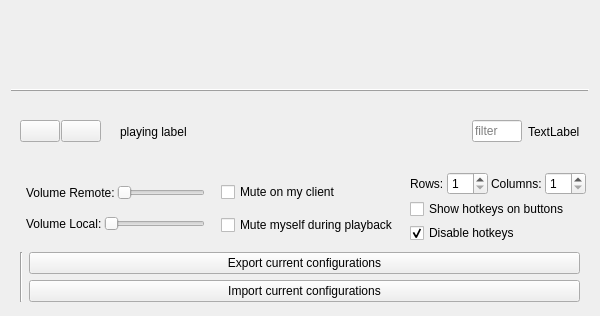
<?xml version="1.0" encoding="UTF-8"?>
<ui version="4.0">
 <class>MainWindow</class>
 <widget class="QWidget" name="MainWindow">
  <property name="windowModality">
   <enum>Qt::NonModal</enum>
  </property>
  <property name="geometry">
   <rect>
    <x>0</x>
    <y>0</y>
    <width>600</width>
    <height>316</height>
   </rect>
  </property>
  <property name="minimumSize">
   <size>
    <width>600</width>
    <height>0</height>
   </size>
  </property>
  <property name="windowTitle">
   <string>RP Soundboard</string>
  </property>
  <property name="windowIcon">
   <iconset resource="qtres.qrc">
    <normaloff>:/icon/img/rpmb_icon_64.png</normaloff>:/icon/img/rpmb_icon_64.png</iconset>
  </property>
  <property name="locale">
   <locale language="English" country="UnitedStates"/>
  </property>
  <layout class="QVBoxLayout" name="verticalLayout_2">
   <property name="spacing">
    <number>0</number>
   </property>
   <item>
    <widget class="QWidget" name="gridWidget" native="true">
     <layout class="QGridLayout" name="gridLayout">
      <property name="bottomMargin">
       <number>3</number>
      </property>
      <property name="spacing">
       <number>3</number>
      </property>
     </layout>
    </widget>
   </item>
   <item>
    <widget class="QFrame" name="frame">
     <property name="frameShape">
      <enum>QFrame::HLine</enum>
     </property>
     <property name="frameShadow">
      <enum>QFrame::Raised</enum>
     </property>
    </widget>
   </item>
   <item>
    <widget class="QFrame" name="horizontalFrame">
     <layout class="QHBoxLayout" name="horizontalLayout_3">
      <property name="spacing">
       <number>6</number>
      </property>
      <property name="topMargin">
       <number>3</number>
      </property>
      <property name="bottomMargin">
       <number>3</number>
      </property>
      <item>
       <layout class="QHBoxLayout" name="horizontalLayout_4">
        <property name="spacing">
         <number>1</number>
        </property>
        <item>
         <widget class="QPushButton" name="b_stop">
          <property name="enabled">
           <bool>true</bool>
          </property>
          <property name="sizePolicy">
           <sizepolicy hsizetype="Minimum" vsizetype="Fixed">
            <horstretch>0</horstretch>
            <verstretch>0</verstretch>
           </sizepolicy>
          </property>
          <property name="text">
           <string/>
          </property>
          <property name="icon">
           <iconset resource="qtres.qrc">
            <normaloff>:/icon/img/stoparrow_32.png</normaloff>:/icon/img/stoparrow_32.png</iconset>
          </property>
         </widget>
        </item>
        <item>
         <widget class="QPushButton" name="b_pause">
          <property name="enabled">
           <bool>true</bool>
          </property>
          <property name="sizePolicy">
           <sizepolicy hsizetype="Minimum" vsizetype="Fixed">
            <horstretch>0</horstretch>
            <verstretch>0</verstretch>
           </sizepolicy>
          </property>
          <property name="text">
           <string/>
          </property>
          <property name="icon">
           <iconset resource="qtres.qrc">
            <normaloff>:/icon/img/playarrow_32.png</normaloff>:/icon/img/playarrow_32.png</iconset>
          </property>
          <property name="checkable">
           <bool>false</bool>
          </property>
         </widget>
        </item>
       </layout>
      </item>
      <item>
       <widget class="QLabel" name="playingIconLabel">
        <property name="sizePolicy">
         <sizepolicy hsizetype="Fixed" vsizetype="Fixed">
          <horstretch>0</horstretch>
          <verstretch>0</verstretch>
         </sizepolicy>
        </property>
        <property name="maximumSize">
         <size>
          <width>23</width>
          <height>23</height>
         </size>
        </property>
        <property name="text">
         <string/>
        </property>
        <property name="pixmap">
         <pixmap resource="qtres.qrc">:/icon/img/speaker_icon_3_64.png</pixmap>
        </property>
        <property name="scaledContents">
         <bool>true</bool>
        </property>
       </widget>
      </item>
      <item>
       <widget class="QLabel" name="playingLabel">
        <property name="sizePolicy">
         <sizepolicy hsizetype="Expanding" vsizetype="Preferred">
          <horstretch>0</horstretch>
          <verstretch>0</verstretch>
         </sizepolicy>
        </property>
        <property name="text">
         <string>playing label</string>
        </property>
       </widget>
      </item>
      <item>
       <widget class="QLineEdit" name="filterEdit">
        <property name="maximumSize">
         <size>
          <width>50</width>
          <height>16777215</height>
         </size>
        </property>
        <property name="placeholderText">
         <string>filter</string>
        </property>
       </widget>
      </item>
      <item>
       <widget class="QLabel" name="labelStatus">
        <property name="text">
         <string>TextLabel</string>
        </property>
       </widget>
      </item>
     </layout>
    </widget>
   </item>
   <item>
    <widget class="QWidget" name="settingsWidget" native="true">
     <layout class="QHBoxLayout" name="horizontalLayout">
      <property name="leftMargin">
       <number>15</number>
      </property>
      <property name="topMargin">
       <number>0</number>
      </property>
      <property name="rightMargin">
       <number>3</number>
      </property>
      <property name="bottomMargin">
       <number>3</number>
      </property>
      <item>
       <layout class="QVBoxLayout" name="verticalLayout_3">
        <property name="spacing">
         <number>2</number>
        </property>
        <property name="leftMargin">
         <number>0</number>
        </property>
        <property name="topMargin">
         <number>0</number>
        </property>
        <property name="rightMargin">
         <number>0</number>
        </property>
        <property name="bottomMargin">
         <number>0</number>
        </property>
        <item>
         <layout class="QHBoxLayout" name="horizontalLayout_6">
          <item>
           <widget class="QLabel" name="label">
            <property name="text">
             <string>Volume Remote:</string>
            </property>
           </widget>
          </item>
          <item>
           <widget class="QSlider" name="sl_volumeRemote">
            <property name="maximum">
             <number>100</number>
            </property>
            <property name="pageStep">
             <number>10</number>
            </property>
            <property name="orientation">
             <enum>Qt::Horizontal</enum>
            </property>
            <property name="tickPosition">
             <enum>QSlider::NoTicks</enum>
            </property>
            <property name="tickInterval">
             <number>0</number>
            </property>
           </widget>
          </item>
         </layout>
        </item>
        <item>
         <layout class="QHBoxLayout" name="horizontalLayout_5">
          <item>
           <widget class="QLabel" name="label">
            <property name="text">
             <string>Volume Local:</string>
            </property>
           </widget>
          </item>
          <item>
           <widget class="QSlider" name="sl_volumeLocal">
            <property name="maximum">
             <number>100</number>
            </property>
            <property name="pageStep">
             <number>10</number>
            </property>
            <property name="orientation">
             <enum>Qt::Horizontal</enum>
            </property>
            <property name="tickPosition">
             <enum>QSlider::NoTicks</enum>
            </property>
            <property name="tickInterval">
             <number>0</number>
            </property>
           </widget>
          </item>
         </layout>
        </item>
       </layout>
      </item>
      <item>
       <spacer name="horizontalSpacer_2">
        <property name="orientation">
         <enum>Qt::Horizontal</enum>
        </property>
        <property name="sizeType">
         <enum>QSizePolicy::Fixed</enum>
        </property>
        <property name="sizeHint" stdset="0">
         <size>
          <width>10</width>
          <height>0</height>
         </size>
        </property>
       </spacer>
      </item>
      <item>
       <layout class="QVBoxLayout" name="verticalLayout_4">
        <property name="spacing">
         <number>2</number>
        </property>
        <property name="sizeConstraint">
         <enum>QLayout::SetDefaultConstraint</enum>
        </property>
        <item>
         <widget class="QCheckBox" name="cb_mute_locally">
          <property name="sizePolicy">
           <sizepolicy hsizetype="Minimum" vsizetype="Fixed">
            <horstretch>0</horstretch>
            <verstretch>0</verstretch>
           </sizepolicy>
          </property>
          <property name="text">
           <string>Mute on my client</string>
          </property>
         </widget>
        </item>
        <item>
         <widget class="QCheckBox" name="cb_mute_myself">
          <property name="text">
           <string>Mute myself during playback</string>
          </property>
         </widget>
        </item>
       </layout>
      </item>
      <item>
       <spacer name="horizontalSpacer_4">
        <property name="orientation">
         <enum>Qt::Horizontal</enum>
        </property>
        <property name="sizeType">
         <enum>QSizePolicy::Fixed</enum>
        </property>
        <property name="sizeHint" stdset="0">
         <size>
          <width>5</width>
          <height>0</height>
         </size>
        </property>
       </spacer>
      </item>
      <item>
       <layout class="QVBoxLayout" name="verticalLayout_5">
        <property name="spacing">
         <number>3</number>
        </property>
        <item>
         <layout class="QHBoxLayout" name="horizontalLayout_2">
          <item>
           <widget class="QLabel" name="label_2">
            <property name="text">
             <string>Rows:</string>
            </property>
           </widget>
          </item>
          <item>
           <widget class="QSpinBox" name="sb_rows">
            <property name="minimum">
             <number>1</number>
            </property>
            <property name="maximum">
             <number>50</number>
            </property>
           </widget>
          </item>
          <item>
           <widget class="QLabel" name="label_3">
            <property name="text">
             <string>Columns:</string>
            </property>
           </widget>
          </item>
          <item>
           <widget class="QSpinBox" name="sb_cols">
            <property name="minimum">
             <number>1</number>
            </property>
            <property name="maximum">
             <number>50</number>
            </property>
           </widget>
          </item>
         </layout>
        </item>
        <item>
         <widget class="QCheckBox" name="cb_show_hotkeys_on_buttons">
          <property name="text">
           <string>Show hotkeys on buttons</string>
          </property>
         </widget>
        </item>
        <item>
         <widget class="QCheckBox" name="cb_disable_hotkeys">
          <property name="text">
           <string>Disable hotkeys</string>
          </property>
          <property name="checked">
           <bool>true</bool>
          </property>
         </widget>
        </item>
       </layout>
      </item>
     </layout>
    </widget>
   </item>
   <item>
    <widget class="QWidget" name="configsWidget" native="true">
     <property name="sizePolicy">
      <sizepolicy hsizetype="Preferred" vsizetype="Fixed">
       <horstretch>0</horstretch>
       <verstretch>0</verstretch>
      </sizepolicy>
     </property>
     <layout class="QHBoxLayout" name="horizontalLayout_8">
      <property name="leftMargin">
       <number>9</number>
      </property>
      <property name="topMargin">
       <number>3</number>
      </property>
      <property name="rightMargin">
       <number>9</number>
      </property>
      <property name="bottomMargin">
       <number>3</number>
      </property>
      <item>
       <layout class="QGridLayout" name="configsGrid"/>
      </item>
      <item>
       <widget class="QFrame" name="frame_2">
        <property name="frameShape">
         <enum>QFrame::VLine</enum>
        </property>
        <property name="frameShadow">
         <enum>QFrame::Sunken</enum>
        </property>
       </widget>
      </item>
      <item>
       <layout class="QVBoxLayout" name="verticalLayout">
        <item>
         <widget class="QPushButton" name="pushSave">
          <property name="text">
           <string>Export current configurations</string>
          </property>
         </widget>
        </item>
        <item>
         <widget class="QPushButton" name="pushLoad">
          <property name="text">
           <string>Import current configurations</string>
          </property>
         </widget>
        </item>
       </layout>
      </item>
     </layout>
    </widget>
   </item>
  </layout>
 </widget>
 <resources>
  <include location="qtres.qrc"/>
 </resources>
 <connections/>
</ui>
